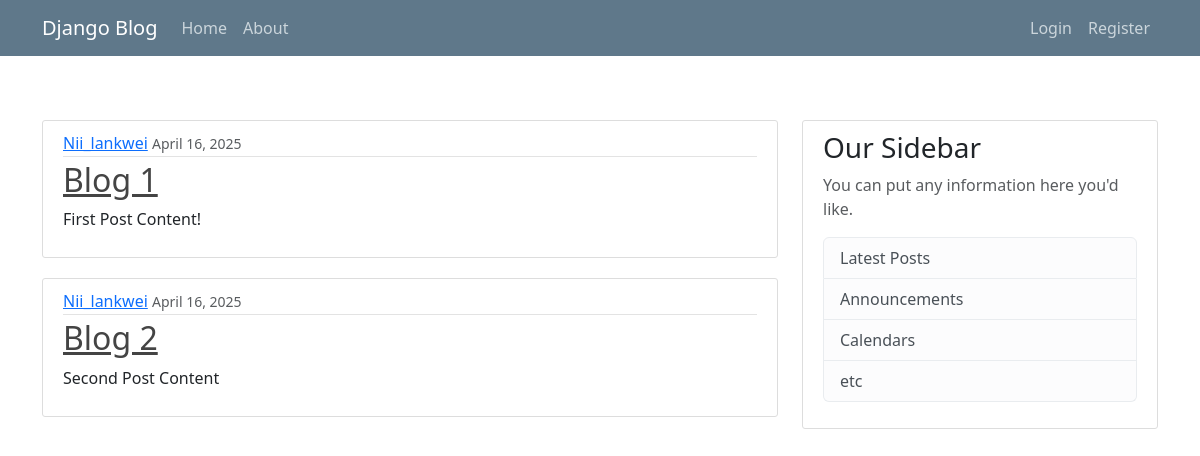
The page / on the database its author committed.
### blog/models.py (models this page shows, shortened)
class Post(models.Model):
    title = models.CharField(max_length=100)
    content = models.TextField()
    date_posted = models.DateTimeField(default=timezone.now)
    author = models.ForeignKey(User, on_delete=models.CASCADE)

### blog/views.py (the view)
# urls.py: path('', views.home, name='blog-home'),
def home(request):
    context = {
          'posts': Post.objects.all()
    }
    return render(request, 'blog/home.html', context)

### blog/templates/blog/home.html
{% extends "blog/base.html" %}
{% block content %}
    {% for post in posts %}
    <article class="media content-section">
        <div class="media-body">
          <div class="article-metadata">
            <a class="mr-2" href="#">{{ post.author }}</a>
            <small class="text-muted">{{ post.date_posted|date:"F d, Y" }}</small>
          </div>
          <h2><a class="article-title" href="#">{{ post.title }}</a></h2>
          <p class="article-content">{{ post.content }}</p>
        </div>
      </article>
    {% endfor %}
{% endblock content %}

### blog/static/blog/main.css (style rules this page uses)
body { background: #fafafa; color: #333333; margin-top: 6rem !important; }
h1, h2, h3, h4, h5, h6 { color: #444444; }
.content-section { background: #ffffff; padding: 10px 20px; border: 1px solid #dddddd; border-radius: 3px; margin-bottom: 20px; }
.article-title { color: #444444; }
.article-content { white-space: pre-line; }
.article-metadata { padding-bottom: 1px; margin-bottom: 4px; border-bottom: 1px solid #e3e3e3 }

### rows shown on the page
Post: author "Nii_lankwei", date_posted "April 16, 2025", title "Blog 1", content "First Post Content!"
Post: author "Nii_lankwei", date_posted "April 16, 2025", title "Blog 2", content "Second Post Content"
